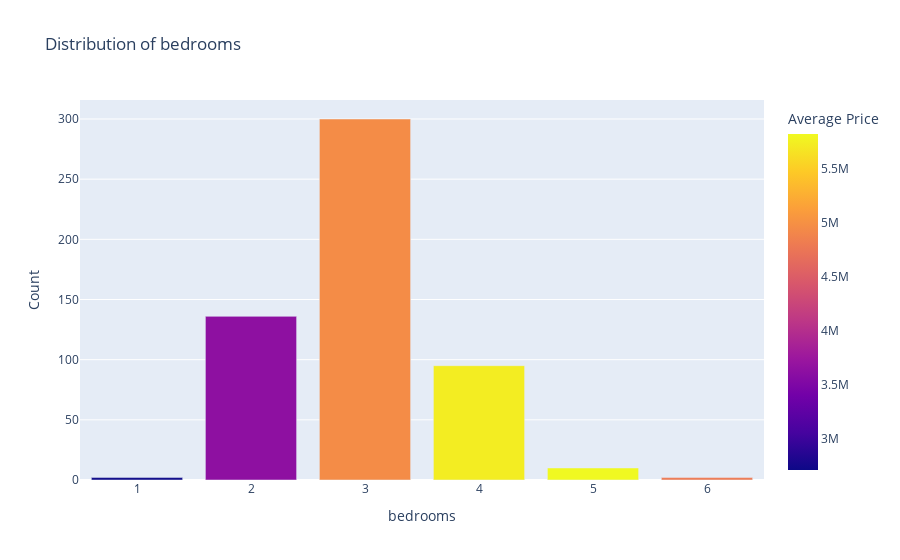

The notebook cell saved with this chart:
### Code cell
# Distribution for categorical features compared with price target

cat_feature = 'bedrooms'

data_engineering.plot_feature_distribution(df_cleaned, cat_feature, is_categorical=True, comparison=True)

### Figure 1 — Plotly figure (JSON) as saved in the notebook; plotly's stock layout.template omitted (floating-point values rounded to 4 significant figures)
{"data": [{"alignmentgroup": "True", "hovertemplate": "bedrooms=%{x}<br>Count=%{y}<br>Average Price=%{marker.color}<extra></extra>", "legendgroup": "", "marker": {"color": [2712500, 3632000.0, 4955000.0, 5730000.0, 5819800, 4791500], "coloraxis": "coloraxis", "pattern": {"shape": ""}}, "name": "", "offsetgroup": "", "orientation": "v", "showlegend": false, "textposition": "auto", "type": "bar", "x": [1, 2, 3, 4, 5, 6], "xaxis": "x", "y": [2, 136, 300, 95, 10, 2], "yaxis": "y"}], "layout": {"barmode": "relative", "coloraxis": {"colorbar": {"title": {"text": "Average Price"}}, "colorscale": [[0, "#0d0887"], [0.1111, "#46039f"], [0.2222, "#7201a8"], [0.3333, "#9c179e"], [0.4444, "#bd3786"], [0.5556, "#d8576b"], [0.6667, "#ed7953"], [0.7778, "#fb9f3a"], [0.8889, "#fdca26"], [1, "#f0f921"]]}, "legend": {"tracegroupgap": 0}, "title": {"text": "Distribution of bedrooms"}, "xaxis": {"anchor": "y", "domain": [0, 1], "title": {"text": "bedrooms"}}, "yaxis": {"anchor": "x", "domain": [0, 1], "title": {"text": "Count"}}}}
